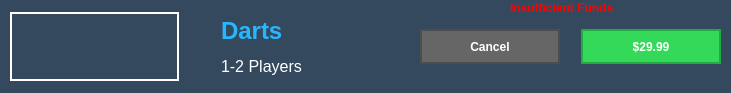
           <widget class="QGroupBox" name="groupBox">
            <property name="minimumSize">
             <size>
              <width>731</width>
              <height>91</height>
             </size>
            </property>
            <property name="styleSheet">
             <string notr="true">background-color:#34495e;
border:solid #FFFFFF 1px;</string>
            </property>
            <property name="title">
             <string/>
            </property>
            <widget class="QWidget" name="horizontalLayoutWidget">
             <property name="geometry">
              <rect>
               <x>10</x>
               <y>10</y>
               <width>711</width>
               <height>74</height>
              </rect>
             </property>
             <layout class="QHBoxLayout" name="horizontalLayout">
              <item>
               <widget class="QPushButton" name="pushButton_24">
                <property name="maximumSize">
                 <size>
                  <width>169</width>
                  <height>69</height>
                 </size>
                </property>
                <property name="focusPolicy">
                 <enum>Qt::NoFocus</enum>
                </property>
                <property name="styleSheet">
                 <string notr="true">QPushButton {
    border-style: solid;
    border-width: 2px;
    border-color: white;
}

QPushButton:hover
{
    border: 2px solid #26b7ff ;
}

QPushButton:pressed {
	color:white;
 }
</string>
                </property>
                <property name="text">
                 <string/>
                </property>
                <property name="icon">
                 <iconset resource="resources.qrc">
                  <normaloff>:/Assets/Activities/game1.jpg</normaloff>:/Assets/Activities/game1.jpg</iconset>
                </property>
                <property name="iconSize">
                 <size>
                  <width>165</width>
                  <height>69</height>
                 </size>
                </property>
                <property name="flat">
                 <bool>true</bool>
                </property>
               </widget>
              </item>
              <item>
               <widget class="QLabel" name="label_2">
                <property name="font">
                 <font>
                  <pointsize>18</pointsize>
                 </font>
                </property>
                <property name="styleSheet">
                 <string notr="true">padding-right:30px;
padding-left:30px;</string>
                </property>
                <property name="text">
                 <string>&lt;html&gt;&lt;head/&gt;&lt;body&gt;&lt;p&gt;&lt;span style=&quot; font-weight:600; color:#26b7ff;&quot;&gt;Darts &lt;/span&gt;&lt;/p&gt;&lt;p&gt;&lt;span style=&quot; font-size:12pt; color:#ffffff;&quot;&gt;1-2 Players&lt;/span&gt;&lt;/p&gt;&lt;/body&gt;&lt;/html&gt;</string>
                </property>
               </widget>
              </item>
              <item>
               <widget class="QPushButton" name="pushButton_3">
                <property name="enabled">
                 <bool>true</bool>
                </property>
                <property name="minimumSize">
                 <size>
                  <width>0</width>
                  <height>35</height>
                 </size>
                </property>
                <property name="maximumSize">
                 <size>
                  <width>140</width>
                  <height>35</height>
                 </size>
                </property>
                <property name="styleSheet">
                 <string notr="true">QPushButton {
    background-color: #666666;
    border-style: solid;
    border-width: 2px;
    border-color: #4d4d4d;
    font: bold 12px;
    color: white;
	padding-top:8px;
	padding-bottom:8px;
    padding-left: 8px;
    padding-right: 8px;
}

QPushButton:hover
{
    border: 2px solid #262626 ;
}

QPushButton:pressed {
	color:white;
	background-color:#1a1a1a;
 }</string>
                </property>
                <property name="text">
                 <string>Cancel</string>
                </property>
                <property name="checkable">
                 <bool>false</bool>
                </property>
                <property name="flat">
                 <bool>false</bool>
                </property>
               </widget>
              </item>
              <item>
               <spacer name="horizontalSpacer">
                <property name="orientation">
                 <enum>Qt::Horizontal</enum>
                </property>
                <property name="sizeType">
                 <enum>QSizePolicy::Maximum</enum>
                </property>
                <property name="sizeHint" stdset="0">
                 <size>
                  <width>15</width>
                  <height>10</height>
                 </size>
                </property>
               </spacer>
              </item>
              <item>
               <widget class="QPushButton" name="pushButton">
                <property name="minimumSize">
                 <size>
                  <width>135</width>
                  <height>35</height>
                 </size>
                </property>
                <property name="maximumSize">
                 <size>
                  <width>140</width>
                  <height>35</height>
                 </size>
                </property>
                <property name="focusPolicy">
                 <enum>Qt::NoFocus</enum>
                </property>
                <property name="styleSheet">
                 <string notr="true">QPushButton {
    background-color: #34d95a;
    border-style: solid;
    border-width: 2px;
    border-color: #21ab41;
    font: bold 12px;
    color: white;
	padding-top:8px;
	padding-bottom:8px;
    padding-left: 8px;
    padding-right: 8px;
}

QPushButton:hover
{
    border: 2px solid #146b29 ;
}

QPushButton:pressed {
	color:white;
	background-color:#136335;
 }</string>
                </property>
                <property name="text">
                 <string>$29.99</string>
                </property>
               </widget>
              </item>
             </layout>
            </widget>
            <widget class="QLabel" name="errGame1">
             <property name="geometry">
              <rect>
               <x>510</x>
               <y>0</y>
               <width>131</width>
               <height>16</height>
              </rect>
             </property>
             <property name="text">
              <string>&lt;html&gt;&lt;head/&gt;&lt;body&gt;&lt;p&gt;&lt;span style=&quot; font-weight:600; color:#ff0000;&quot;&gt;Insufficient Funds&lt;/span&gt;&lt;/p&gt;&lt;/body&gt;&lt;/html&gt;</string>
             </property>
            </widget>
           </widget>
